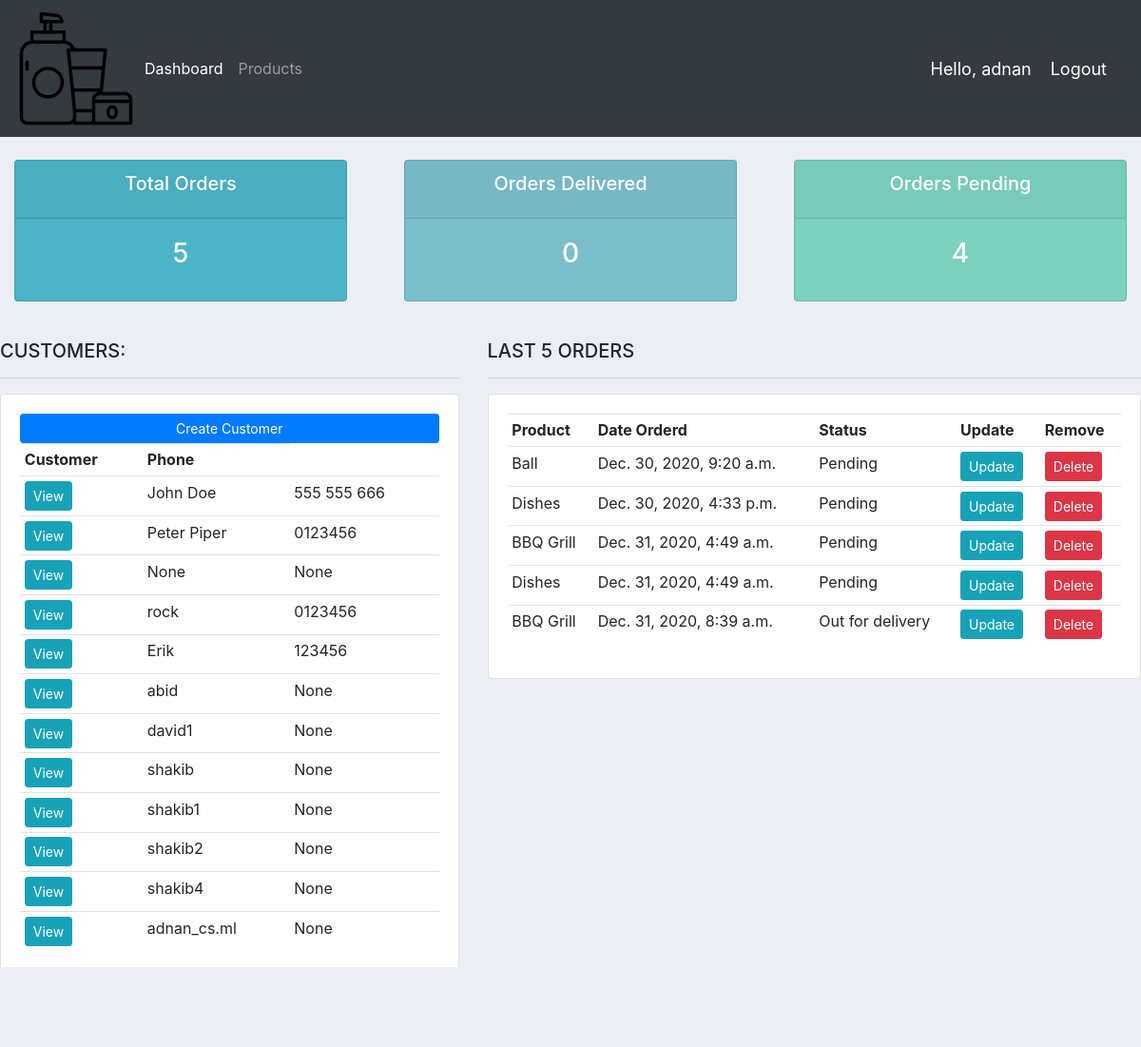
The app's page / (signed in) with its own data.
### accounts/models.py (models this page shows, shortened)
class Customer(models.Model):
    user = models.OneToOneField(User, null=True, blank=True, on_delete=models.CASCADE)
    name = models.CharField(max_length=200,null=True)
    phone = models.CharField(max_length=200,null=True)
    email = models.CharField(max_length=200,null=True)
    profile_pic = models.ImageField(default="profile1.png", null=True, blank=True)
    date_created = models.DateTimeField(auto_now_add=True,null=True)

class Order(models.Model):
    STATUS = (
                ('Pending','Pending'),
                ('Out for delivery','Out for delivery'),
                ('Delivered','Delivered'),
            )
    customer = models.ForeignKey(Customer,null=True,on_delete=models.SET_NULL)
    product = models.ForeignKey(Product,null=True,on_delete=models.SET_NULL)
    date_created = models.DateTimeField(auto_now_add=True,null=True)
    status = models.CharField(max_length=200,null=True,choices=STATUS)
    note = models.CharField(max_length=1000,null=True)

class Product(models.Model):
    CATEGORY = (
                ('Indoor','Indoor'),
                ('Out door','Out door'),
            )
    name = models.CharField(max_length=200,null=True)
    price = models.FloatField(null=True)
    category = models.CharField(max_length=200,null=True,choices=CATEGORY)
    description = models.CharField(max_length=200,null=True, blank=True)
    date_created = models.DateTimeField(auto_now_add=True,null=True)
    tags = models.ManyToManyField(Tag)
    def __str__(self):
        return self.name

### accounts/decorators.py (the view)
	def wrapper_function(request, *args, **kwargs):
		group = None
		if request.user.groups.exists():
			group = request.user.groups.all()[0].name
		if group == 'customer':
			return redirect('user-page')
		if group == 'admin':
			return view_func(request, *args, **kwargs)

### accounts/views.py (called while the page is built)
@login_required(login_url='login')
@admin_only
def home(request):
    orders = Order.objects.all()
    customers = Customer.objects.all()
    total_customers = customers.count()
    total_orders = orders.count()
    delivered = orders.filter(status="Delivered").count()
    pending = orders.filter(status="Pending").count()
    context = {
        'orders':orders,
        'customers':customers,
        'total_customers':total_customers,
        'total_orders':total_orders,
        'delivered':delivered,
        'pending':pending
    }
    return render(request,'accounts/dashboard.html',context)

### accounts/templates/accounts/dashboard.html
{% extends 'accounts/main.html' %}
{% block content %}
{% include 'accounts/status.html' %}
<br>
<div class="row">
	<div class="col-md-5">
		<h5>CUSTOMERS:</h5>
		<hr>
		<div class="card card-body">
			<a class="btn btn-primary  btn-sm btn-block" href="">Create Customer</a>
			<table class="table table-sm">
				<tr>
					<th>Customer</th>
					<th>Phone</th>
				</tr>
				{% for customer in customers %}
					<tr>
						<td>
							<a class="btn btn-sm btn-info" href="{% url 'customer' customer.id %}">View</a>
						</td>
						<td>
							{{ customer.name }}
						</td>
						<td>
							{{ customer.phone }}
						</td>
					</tr>
				{% endfor %}
			</table>
		</div>
	</div>
	<div class="col-md-7">
		<h5>LAST 5 ORDERS</h5>
		<hr>
		<div class="card card-body">
			<table class="table table-sm">
				<tr>
					<th>Product</th>
					<th>Date Orderd</th>
					<th>Status</th>
					<th>Update</th>
					<th>Remove</th>
				</tr>
				{% for order in orders %}
					<tr>
						<td>
							{{ order.product }}
						</td>
						<td>
							{{ order.date_created }}
						</td>
						<td>
							{{ order.status }}
						</td>
						<td>
							<a class="btn btn-sm btn-info" href="{% url 'update_order' order.id%}">Update</a>
						</td>
						<td>
							<a class="btn btn-sm btn-danger" href="{% url 'delete_order' order.id %}">Delete</a>
						</td>
					</tr>
				{% endfor %}
			</table>
		</div>
	</div>
</div>
{% endblock %}

### accounts/templates/accounts/main.html (shortened to what this page needs)
{% load static %}
<!DOCTYPE html>
<html>
    <head>
        <link rel="stylesheet" href="https://stackpath.bootstrapcdn.com/bootstrap/4.3.1/css/bootstrap.min.css">
        <link rel="stylesheet" type="text/css" href="{% static '/css/main.css' %}"/>
    </head>
    <body>
        {% include 'accounts/navbar.html' %}
        {% block content %}{% endblock %}
        <hr>
        <h5>Our footer</h5>
    </body>
</html>

### accounts/templates/accounts/navbar.html (shortened to what this page needs)
{% load static %}
<nav class="navbar navbar-expand-lg navbar-dark bg-dark">
 <img src="{% static 'images/cosmetics.png' %}">
  <div class="collapse navbar-collapse" id="navbarNav">
    <ul class="navbar-nav">
      {% if request.user.is_staff %}
        <li class="nav-item active">
          <a class="nav-link" href="{% url 'home' %}">Dashboard</a>
        </li>
        <li class="nav-item">
          <a class="nav-link" href="{% url 'products' %}">Products</a>
        </li>
      {% else %}
        <li class="nav-item">
          <a class="nav-link" href="{% url 'account' %}">Settings</a>
        </li>
      {% endif %}
    </ul>
  </div>
  <span class="hello-msg">Hello, {{request.user}}</span>
  <span ><a  class="hello-msg" href="{% url 'logout' %}">Logout</a></span>
</nav>

### accounts/templates/accounts/status.html
<br>
<div class="row">
	<div class="col">
		<div class="col-md">
			<div class="card text-center text-white  mb-3" id="total-orders">
			  	<div class="card-header">
			  		<h5 class="card-title">Total Orders</h5>
			  	</div>
			  	<div class="card-body">
			    	<h3 class="card-title">{{ total_orders }}</h3>
			  	</div>
			</div>
		</div>
	</div>
	<div class="col">
		<div class="col-md">
			<div class="card text-center text-white  mb-3" id="orders-delivered">
			  	<div class="card-header">
			  		<h5 class="card-title">Orders Delivered</h5>
			  	</div>
			  	<div class="card-body">
			    	<h3 class="card-title">{{ delivered }}</h3>
			  	</div>
			</div>
		</div>
	</div>
	<div class="col">
		<div class="col-md">
			<div class="card text-center text-white  mb-3" id="orders-pending">
			  	<div class="card-header">
			  		<h5 class="card-title">Orders Pending</h5>
			  	</div>
			  	<div class="card-body">
			    	<h3 class="card-title">{{ pending }}</h3>
			  	</div>
			</div>
		</div>
	</div>
</div>

### static/css/main.css (style rules this page uses)
body { background-color: #ebeff5; }
#total-orders { background-color: #4cb4c7; }
#orders-delivered { background-color: #7abecc; }
#orders-pending { background-color: #7CD1C0; }

### accounts/templates/accounts/navbar.html (style rules this page uses)
.hello-msg { font-size: 18px; color: #fff; margin-right: 20px; }

### records on screen
Customer: name "John Doe", phone "555 555 666"
Customer: name "Peter Piper", phone "0123456"
Customer: name "None", phone "None"
Customer: name "rock", phone "0123456"
Customer: name "Erik", phone "123456"
Customer: name "abid", phone "None"
Customer: name "david1", phone "None"
Customer: name "shakib", phone "None"
Customer: name "shakib1", phone "None"
Customer: name "shakib2", phone "None"
Customer: name "shakib4", phone "None"
Customer: name "adnan_cs.ml", phone "None"
Order: product "Ball", date_created "Dec. 30, 2020, 9:20 a.m.", status "Pending"
Order: product "Dishes", date_created "Dec. 30, 2020, 4:33 p.m.", status "Pending"
Order: product "BBQ Grill", date_created "Dec. 31, 2020, 4:49 a.m.", status "Pending"
Order: product "Dishes", date_created "Dec. 31, 2020, 4:49 a.m.", status "Pending"
Order: product "BBQ Grill", date_created "Dec. 31, 2020, 8:39 a.m.", status "Out for delivery"

### other values on screen
{{ request.user }} "adnan"
{{ total_orders }} "5"
{{ delivered }} "0"
{{ pending }} "4"
